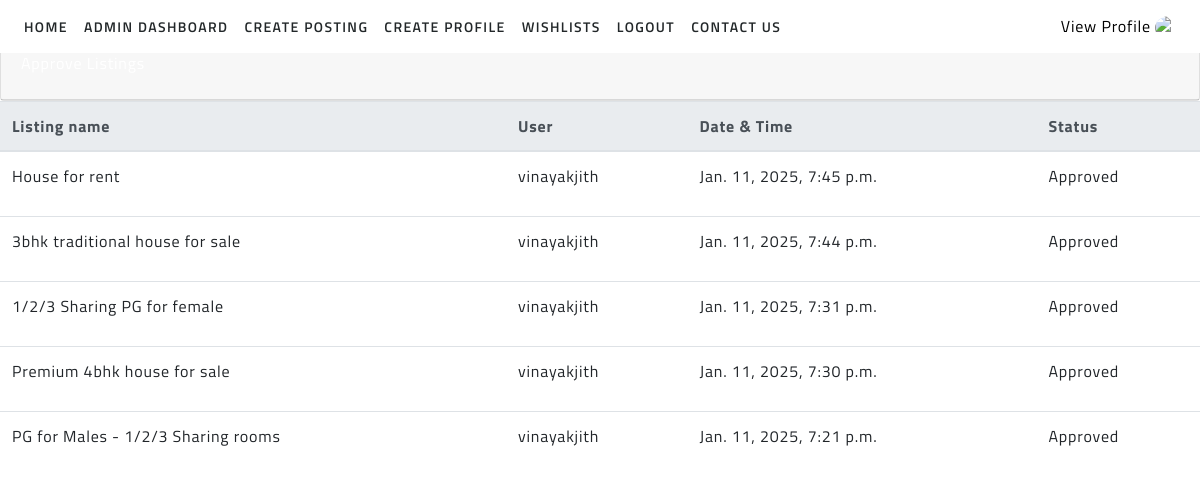
The page /adminpanel/listings/ (signed in) on the database its author committed.
### adminpanel/models.py (models this page shows, shortened)
class Property(models.Model):
    status_choices=[
        ('rent','Rent',),
        ('sale','Sale')
    ]
    property_status=[
        ('available','Available',),
        ('notavailable' ,'Not available'),
        ('sold','Sold')
    ]
    title=models.CharField(max_length=200)
    description=models.TextField()
    location=models.CharField(max_length=255)
    google = models.TextField()
    price=models.DecimalField(max_digits=10, decimal_places=2)
    property_type=models.CharField(max_length=20,choices=status_choices)
    status=models.CharField(max_length=15,choices=property_status,default='notavailable')
    images=models.ImageField(upload_to='property_images/')
    posted_by=models.ForeignKey(User,on_delete=models.CASCADE)
    created_at=models.DateTimeField(auto_now_add=True)
    updated_at=models.DateTimeField(auto_now=True)

### adminpanel/views.py (the view)
# urls.py: path('listings/',listings,name='listings')
@login_required
def listings(request):
    property=Property.objects.all().order_by('-created_at')
    context={
    'property':property
    }
    return render(request,'adminpanel/listings.html',context)

### adminpanel/templates/adminpanel/listings.html (shortened to what this page needs)
{% extends 'adminpanel/adminbase.html' %}
{% load static %}
{% block content %}
<h2>Lisitngs</h2>
<div class="row">
    <div class="col-md-12">
      <div class="card card-round">
        <div class="card-header">
          <div class="card-head-row card-tools-still-right">
            <div class="card-title">Approve Listings</div>
            </div>
          </div>
        </div>
  <div class="card-body p-0">
    <div class="table-responsive">
      <table class="table align-items-center mb-0">
        <thead class="thead-light">
          <tr>
            <th scope="col">Listing name</th>
            <th scope="col">User</th>
            <th scope="col" class="text-end">Date & Time</th>
            <th scope="col" class="text-end">Status</th>
          </tr>
        </thead>
        <tbody>
          {% for property in property %}
          <tr>
            <td>{{ property.title }}</td>
            <td>{{ property.posted_by }}</td>
            <td>{{ property.created_at }}</td>
            <td>
                {% if property.status == "notavailable" %}
                <a href="{% url 'adminpanel:approve' property.id %}" type="button" style="color: black;">Approve</a>
                {% else %}
                <p>Approved</p>
                {% endif %}
            </td>
          </tr>
          {% endfor %}
        </tbody>
      </table>
    </div>
  </div>
</div>
</div>
{% endblock %}

### static/assets/css/style.css (style rules this page uses)
html { scroll-behavior: smooth; }
body { font-family: 'Titillium Web', sans-serif; font-size: 16px; font-weight: 400; letter-spacing: .05em; background-color: #ffffff; color: #ffffff; }
h1, h2, h3, h4, h5, h6 { font-weight: 200; margin-bottom: 0px; }

### rows shown on the page
Property: title "House for rent", posted_by "vinayakjith", created_at "Jan. 11, 2025, 7:45 p.m.", status "Approved"
Property: title "3bhk traditional house for sale", posted_by "vinayakjith", created_at "Jan. 11, 2025, 7:44 p.m.", status "Approved"
Property: title "1/2/3 Sharing PG for female", posted_by "vinayakjith", created_at "Jan. 11, 2025, 7:31 p.m.", status "Approved"
Property: title "Premium 4bhk house for sale", posted_by "vinayakjith", created_at "Jan. 11, 2025, 7:30 p.m.", status "Approved"
Property: title "PG for Males - 1/2/3 Sharing rooms", posted_by "vinayakjith", created_at "Jan. 11, 2025, 7:21 p.m.", status "Approved"
